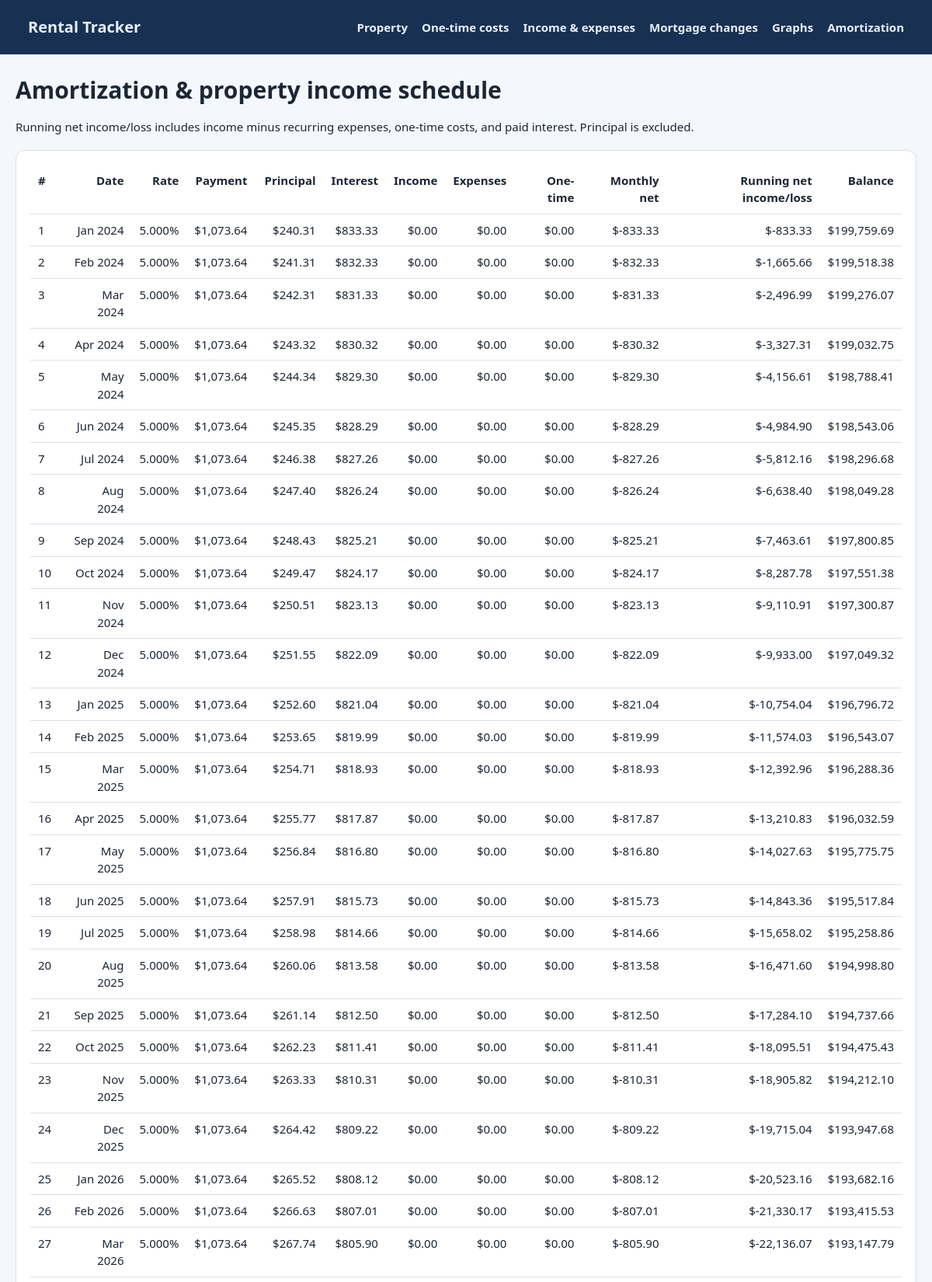
Page /amortization (upper part) on the committed database.
### tables this page shows
CREATE TABLE property(id integer primary key check(id=1),name text,address text,purchase_price real,original_loan real,interest_rate real,term_years integer,loan_start_date text,extra_payment real default 0);

### app.py (the view)
@app.route("/amortization")
def schedule():
    return render_template("schedule.html", rows=data()[3])

### app.py (called while the page is built, shortened)
def db():
    if "db" not in g:
        g.db = sqlite3.connect(DB)
        g.db.row_factory = sqlite3.Row
    return g.db

@app.teardown_appcontext
def close(_=None):
    x = g.pop("db", None)
    if x:
        x.close()

def prop():
    return db().execute(
        "select * from property where id=1"
    ).fetchone()

def active(items, when):
    inc = 0
    exp = 0
    return inc, exp

def enrich(rows, items, costs):
    bymonth = {}
    for x in costs:
        m = month_start(x["cost_date"])
        bymonth[m] = bymonth.get(m, 0) + x["amount"]
    running = 0
    if rows:
        running -= sum(
            x["amount"]
            for x in costs
            if month_start(x["cost_date"]) < rows[0]["date"]
        )
    for r in rows:
        inc, exp = active(items, r["date"])
        one = bymonth.get(r["date"], 0)
        net = inc - exp - one - r["interest"]
        running += net
        r.update(
            income=inc,
            expense=exp,
            one_time=one,
            net=net,
            running=running,
        )
    return rows

def data():
    d = db()
    p = prop()
    items = d.execute(
        "select * from recurring_item order by effective_start"
    ).fetchall()
    costs = d.execute(
        "select * from one_time_cost order by cost_date"
    ).fetchall()
    rows = enrich(
        amortize(p, d) if p else [],
        items,
        costs,
    )
    return p, items, costs, rows

@app.template_filter("money")
def money(v):
    return f"${float(v or 0):,.2f}"

### mortgage.py (called while the page is built)
def money(value):
    return Decimal(str(value or 0)).quantize(
        CENT,
        rounding=ROUND_HALF_UP,
    )

def month_start(value):
    if isinstance(value, str):
        value = date.fromisoformat(value)
    return value.replace(day=1)

def add_month(value):
    return date(
        value.year + (value.month == 12),
        1 if value.month == 12 else value.month + 1,
        1,
    )

def payment(principal, annual_rate, num_payments):
    principal = Decimal(str(principal))
    annual_rate = Decimal(str(annual_rate))
    num_payments = int(num_payments)
    if num_payments <= 0:
        raise ValueError(
            "Number of payments must be greater than zero."
        )
    monthly_rate = annual_rate / Decimal("1200")
    if monthly_rate == 0:
        return principal / Decimal(num_payments)
    factor = (ONE + monthly_rate) ** num_payments
    return (
        principal
        * monthly_rate
        * factor
        / (factor - ONE)
    )

### templates/schedule.html
{% extends'base.html'%}{% block body %}<h1>Amortization & property income schedule</h1>
<p>Running net income/loss includes income minus recurring expenses, one-time costs, and paid interest. Principal is
    excluded.</p>
<section class="panel scroll">
    <div class="table-wrap">
        <table>
            <tr>
                <th>#</th>
                <th>Date</th>
                <th>Rate</th>
                <th>Payment</th>
                <th>Principal</th>
                <th>Interest</th>
                <th>Income</th>
                <th>Expenses</th>
                <th>One-time</th>
                <th>Monthly net</th>
                <th>Running net income/loss</th>
                <th>Balance</th>
            </tr>{% for r in rows %}<tr>
                <td>{{r.number}}</td>
                <td>{{r.date.strftime('%b %Y')}}</td>
                <td>{{'%.3f'|format(r.rate)}}%</td>
                <td>{{r.payment|money}}</td>
                <td>{{r.principal|money}}</td>
                <td>{{r.interest|money}}</td>
                <td>{{r.income|money}}</td>
                <td>{{r.expense|money}}</td>
                <td>{{r.one_time|money}}</td>
                <td>{{r.net|money}}</td>
                <td>{{r.running|money}}</td>
                <td>{{r.balance|money}}</td>
            </tr>{% endfor %}
        </table>
    </div>
</section>{% endblock %}

### static/style.css (style rules this page uses)
* { box-sizing:border-box }
html { font-size:16px }
body { margin:0;background:#f4f7fb;color:#1c2635;font:15px/1.5 system-ui,-apple-system,BlinkMacSystemFont,'Segoe UI',sans-serif }
h1,h2 { margin:0 0 18px;line-height:1.2 }
p { margin:0 0 18px }
.cards section,.panel { background:#fff;border:1px solid #d8e0ea;border-radius:12px;padding:18px;box-shadow:0 1px 0 rgba(15,23,42,.02) }
.table-wrap { overflow-x:auto;-webkit-overflow-scrolling:touch }
.scroll { overflow:auto }
table { border-collapse:collapse;width:100%;min-width:640px }
th,td { padding:9px 10px;border-bottom:1px solid #d8e0ea;text-align:right;vertical-align:top }
th:first-child,td:first-child { text-align:left }

### rows in the picture
property: number "1", date "Jan 2024", rate "5.000", payment "$1,073.64", principal "$240.31", interest "$833.33", income "$0.00", expense "$0.00", one_time "$0.00", net "$-833.33", running "$-833.33", balance "$199,759.69", number "2", date "Feb 2024", principal "$241.31", interest "$832.33", net "$-832.33", running "$-1,665.66", balance "$199,518.38", number "3", date "Mar 2024", principal "$242.31", interest "$831.33", net "$-831.33", running "$-2,496.99", balance "$199,276.07", number "4", date "Apr 2024", principal "$243.32", interest "$830.32", net "$-830.32", running "$-3,327.31", balance "$199,032.75", number "5", date "May 2024", principal "$244.34", interest "$829.30", net "$-829.30", running "$-4,156.61", balance "$198,788.41", number "6", date "Jun 2024", principal "$245.35", interest "$828.29", net "$-828.29", running "$-4,984.90", balance "$198,543.06", number "7", date "Jul 2024", principal "$246.38", interest "$827.26", net "$-827.26", running "$-5,812.16", balance "$198,296.68", number "8", date "Aug 2024", principal "$247.40", interest "$826.24", net "$-826.24", running "$-6,638.40", balance "$198,049.28", number "9", date "Sep 2024", principal "$248.43", interest "$825.21", net "$-825.21", running "$-7,463.61", balance "$197,800.85", number "10", date "Oct 2024", principal "$249.47", interest "$824.17", net "$-824.17", running "$-8,287.78", balance "$197,551.38", number "11", date "Nov 2024", principal "$250.51", interest "$823.13", net "$-823.13", running "$-9,110.91", balance "$197,300.87", number "12", date "Dec 2024", principal "$251.55", interest "$822.09", net "$-822.09", running "$-9,933.00", balance "$197,049.32", number "13", date "Jan 2025", principal "$252.60", interest "$821.04", net "$-821.04", running "$-10,754.04", balance "$196,796.72", number "14", date "Feb 2025", principal "$253.65", interest "$819.99", net "$-819.99", running "$-11,574.03", balance "$196,543.07", number "15", date "Mar 2025", principal "$254.71", interest "$818.93", net "$-818.93", running "$-12,392.96", balance "$196,288.36", number "16", date "Apr 2025", principal "$255.77", interest "$817.87", net "$-817.87", running "$-13,210.83", balance "$196,032.59", number "17", date "May 2025", principal "$256.84", interest "$816.80", net "$-816.80", running "$-14,027.63", balance "$195,775.75", number "18", date "Jun 2025", principal "$257.91", interest "$815.73", net "$-815.73", running "$-14,843.36", balance "$195,517.84", number "19", date "Jul 2025", principal "$258.98", interest "$814.66", net "$-814.66", running "$-15,658.02", balance "$195,258.86", number "20", date "Aug 2025", principal "$260.06", interest "$813.58", net "$-813.58", running "$-16,471.60", balance "$194,998.80", number "21", date "Sep 2025", principal "$261.14", interest "$812.50", net "$-812.50", running "$-17,284.10", balance "$194,737.66", number "22", date "Oct 2025", principal "$262.23", interest "$811.41", net "$-811.41", running "$-18,095.51", balance "$194,475.43", number "23", date "Nov 2025", principal "$263.33", interest "$810.31", net "$-810.31", running "$-18,905.82", balance "$194,212.10", number "24", date "Dec 2025", principal "$264.42", interest "$809.22", net "$-809.22", running "$-19,715.04", balance "$193,947.68", number "25", date "Jan 2026", principal "$265.52", interest "$808.12", net "$-808.12", running "$-20,523.16", balance "$193,682.16", number "26", date "Feb 2026", principal "$266.63", interest "$807.01", net "$-807.01", running "$-21,330.17", balance "$193,415.53", number "27", date "Mar 2026", principal "$267.74", interest "$805.90", net "$-805.90", running "$-22,136.07", balance "$193,147.79"
